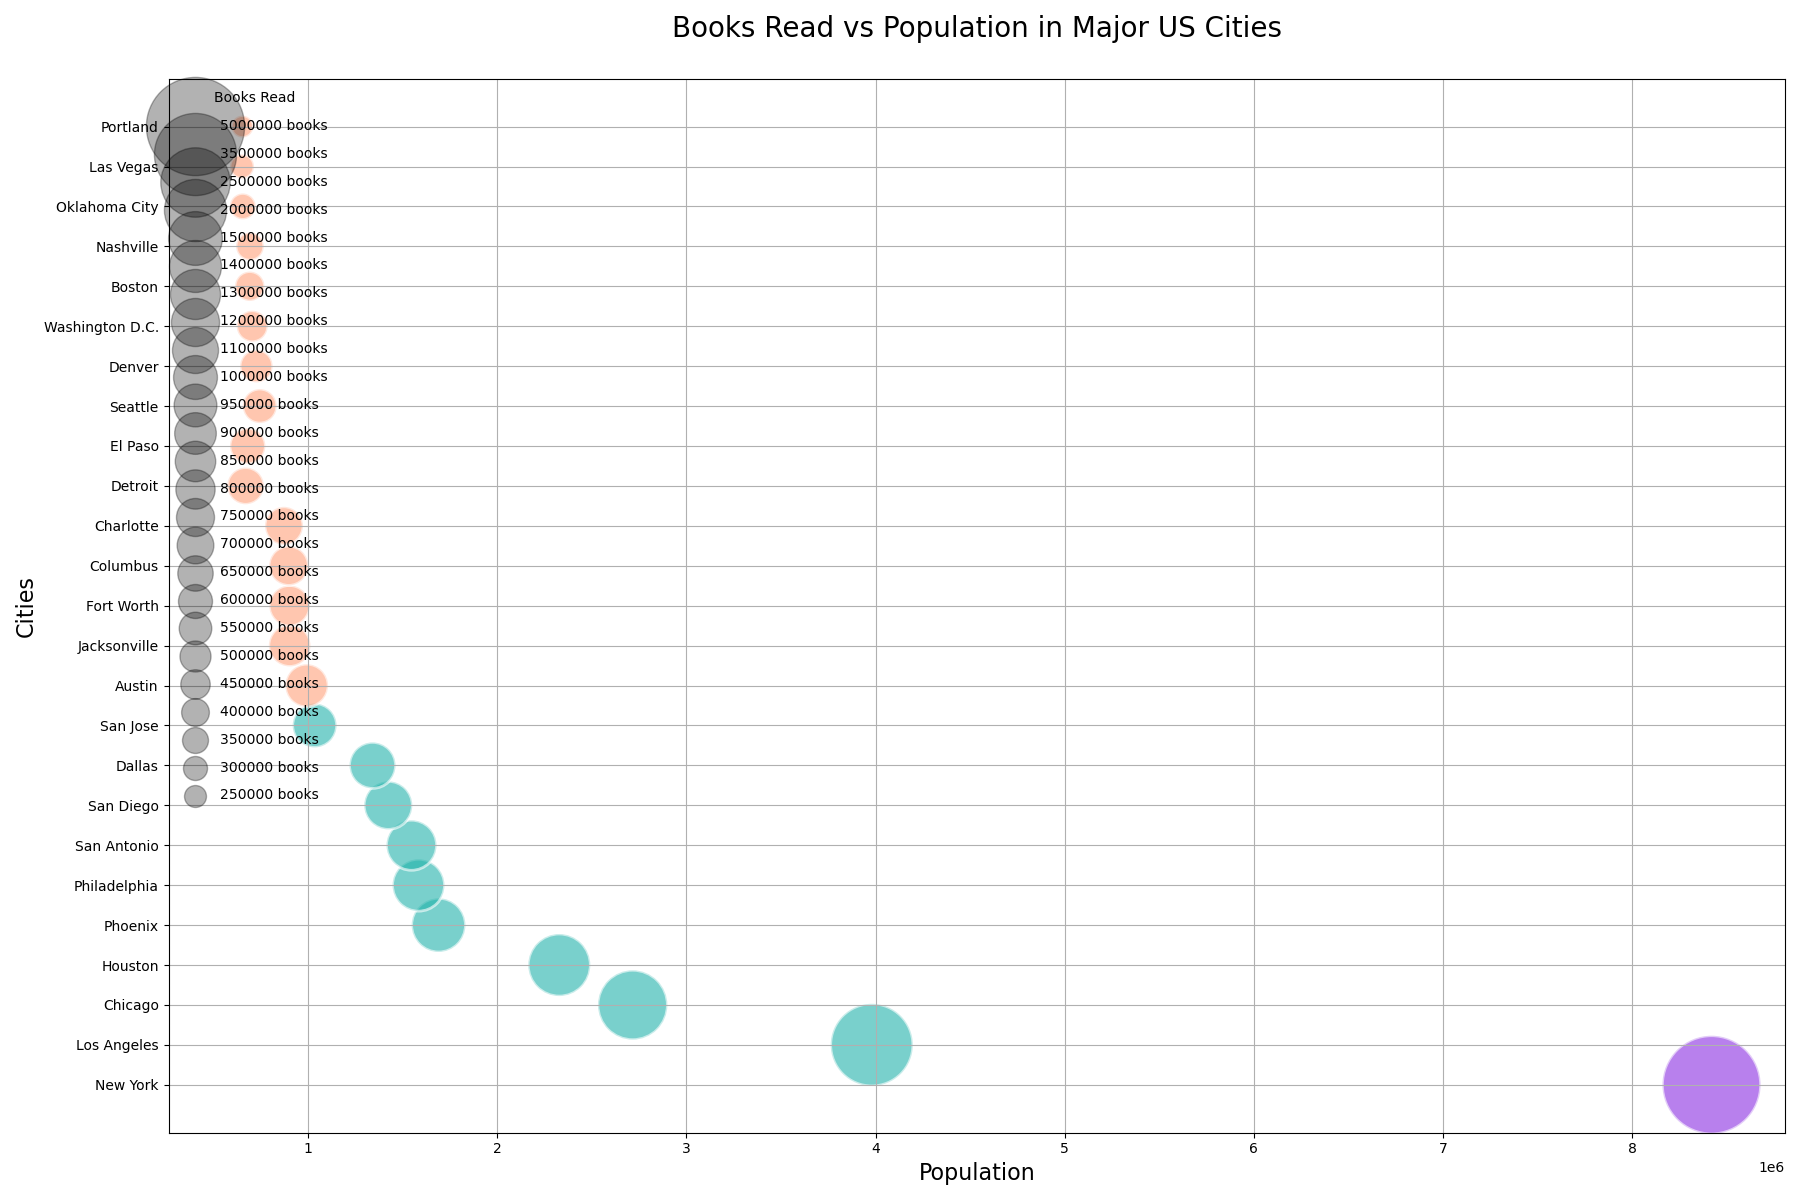

This chart was generated by the following Python code:

import matplotlib.pyplot as plt

# Data
cities = ["New York", "Los Angeles", "Chicago", "Houston", "Phoenix",
          "Philadelphia", "San Antonio", "San Diego", "Dallas", "San Jose",
          "Austin", "Jacksonville", "Fort Worth", "Columbus", "Charlotte",
          "Detroit", "El Paso", "Seattle", "Denver", "Washington D.C.",
          "Boston", "Nashville", "Oklahoma City", "Las Vegas", "Portland"]
population = [8419000, 3980000, 2716000, 2328000, 1690000, 
              1584000, 1547000, 1424000, 1341000, 1035000, 
              993000, 903000, 902000, 898000, 873000,
              670000, 681000, 745000, 727000, 705000,
              692000, 693000, 655000, 651000, 653000]
books_read = [5000000, 3500000, 2500000, 2000000, 1500000, 
              1400000, 1300000, 1200000, 1100000, 1000000, 
              950000, 900000, 850000, 800000, 750000,
              700000, 650000, 600000, 550000, 500000,
              450000, 400000, 350000, 300000, 250000]

# Bubble sizes - magnify the books read for better visibility in the chart
sizes = [books * 0.001 for books in books_read]

# Bubble colors - use a color gradient related to the population values
colors = ['#FFA07A' if pop < 1000000 else '#20B2AA' if pop < 5000000 else '#8A2BE2' for pop in population]

# Plot
fig, ax = plt.subplots(figsize=(18, 12))
bubble = ax.scatter(population, cities, s=sizes, c=colors, alpha=0.6, edgecolors="w", linewidth=2)

# Chart title and labels
ax.set_title('Books Read vs Population in Major US Cities', fontsize=20, pad=30)
ax.set_xlabel('Population', fontsize=16)
ax.set_ylabel('Cities', fontsize=16)

# Show grid
ax.grid(True)

# Add legend for size (books read)
for books in sorted(set(books_read), reverse=True):
    ax.scatter([], [], c='k', alpha=0.3, s=books * 0.001, label=str(books) + ' books')
ax.legend(scatterpoints=1, frameon=False, labelspacing=1, title='Books Read', loc='upper left')

# Show plot
plt.tight_layout()
plt.show()
